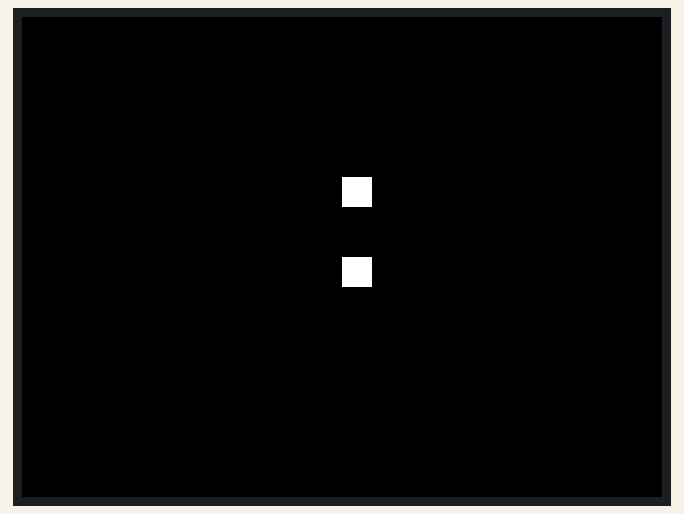
Recording of a program running on a simulated MicroPython board. Parts: 320×240 colour display. Library files of the repository ran but are not shown: ili9341.py; what the program prints to the serial console is not drawn.

Above: at 0.6 s.
At 1.6 s:
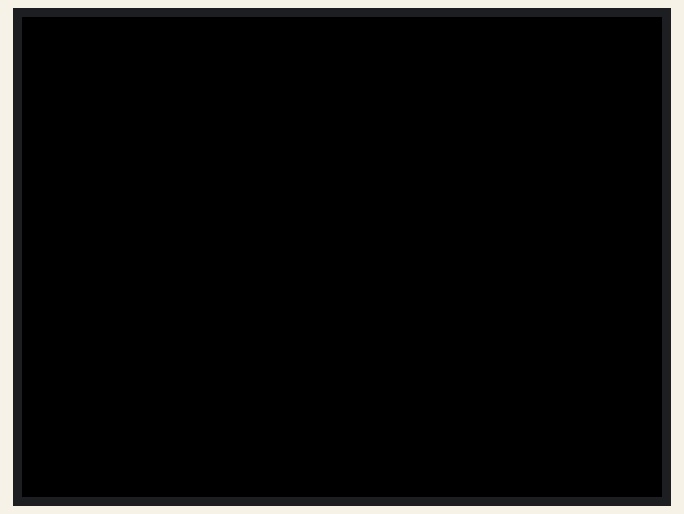

Measured:
- what the display in image 0 shows lasts 1.0 s, from 0.5 s to 1.5 s

The program:

blink.py
```python
# print out "Hello World!" using the rotation=3 using 32-bit high font
# the default is white text on a black background
from ili9341 import Display, color565
from machine import Pin, SPI
from utime import sleep

# Use these PIN definitions.  SCK must be on 2 and data (SDL) on 3
SCK_PIN = 2
MISO_PIN = 3 # labeled SDI(MOSI) on the back of the display
DC_PIN = 4
RESET_PIN = 5
CS_PIN = 6

WIDTH=320
HEIGHT=240

# mosi=Pin(23)
# miso=Pin(MISO_PIN)
spi = SPI(0, baudrate=40000000, sck=Pin(SCK_PIN), mosi=Pin(MISO_PIN))
display = Display(spi, dc=Pin(DC_PIN), cs=Pin(CS_PIN), rst=Pin(RESET_PIN), width=WIDTH, height=HEIGHT, rotation=90)

RED = color565(255,0,0)
ORANGE = color565(255,128,0)
YELLOW = color565(255,255,0)
GREEN = color565(0,255,0)
BLUE = color565(0,0,255)
PURPLE = color565(255,0,255)
WHITE = color565(255,255,255)
BLACK = color565(0,0,0)

display.clear()

display.fill_rectangle(0,0, 50,WIDTH, BLACK)

colon_xoffset = WIDTH//2
colon_yoffset = HEIGHT//3
colon_sep = 40
colon_size = 15

while True:
    display.fill_rectangle(colon_xoffset, colon_yoffset, colon_size,colon_size, WHITE)
    display.fill_rectangle(colon_xoffset, colon_yoffset+colon_sep, colon_size,colon_size, WHITE)
    sleep(1)
    display.fill_rectangle(colon_xoffset, colon_yoffset, colon_size,colon_size, BLACK)
    display.fill_rectangle(colon_xoffset, colon_yoffset+colon_sep, colon_size,colon_size, BLACK)
    sleep(1)
```
